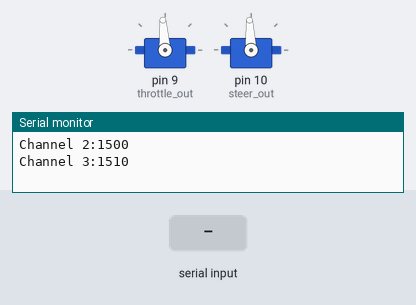
The sketch below on a simulated Arduino Uno, built with avr-gcc and run on an emulated ATmega328P. On the bench: 2 × servo, the last lines printed to the serial monitor. The test bench sets the inputs (shaded band).

Above: at 1.2 s.
1.3 s: "90,45\n" received over Serial
At 2.3 s:
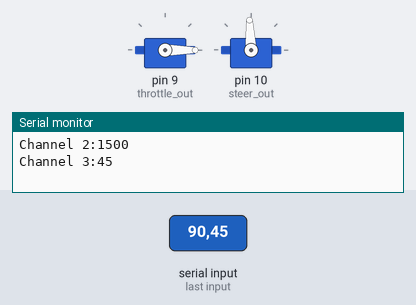
2.8 s: "5\n" received over Serial
5.8 s: "30,150\n" received over Serial
Timing chart, 0 to 8.8 s (numbered marks = the images above; inputs shaded):
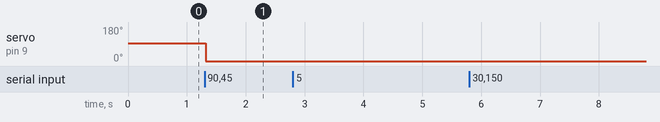

The sketch:

rc_serial.ino
```cpp
#include <Servo.h>

//receiver -> arduino uno -> rc car
//get data from receiver by pulsein() function
//set speed and steer to rc car by servo.writeMicroseconds() function.
int steer_in;
int throttle_in;

Servo throttle_out;
Servo steer_out;

int steer_serial = 1500; // set values you need to zero
int throttle_serial = 1510; // set values you need to zero

void setup() {

//receiver pin.
  pinMode(6, INPUT);
  pinMode(7, INPUT);

//ESC and Servo pin,
  throttle_out.attach(9);
  steer_out.attach(10);

  Serial.begin(9600); // Pour a bowl of Serial
}

void loop() {
  //if you want set speed or steer, enter data on serial monitor.
  //and change throttle and/or steer_in to value
  if (Serial.available())
    throttle_serial = Serial.parseInt();    // Parse an Integer from Serial

  //get data from receiver.
//  steer_in = pulseIn(6, HIGH, 25000); // each channel
//  throttle_in = pulseIn(7, HIGH, 25000);

  //set speed and steer to rc car.
  throttle_out.writeMicroseconds(throttle_serial);
  steer_out.writeMicroseconds(steer_serial);

  Serial.print("Channel 2:");
  Serial.println(steer_serial);
  Serial.print("Channel 3:");
  Serial.println(throttle_serial);
  Serial.println(" ");

  delay(1);
}
```

Measured:
- after the input at 1.3 s, servo on pin 9 (throttle_out): 94° → 0° at once
